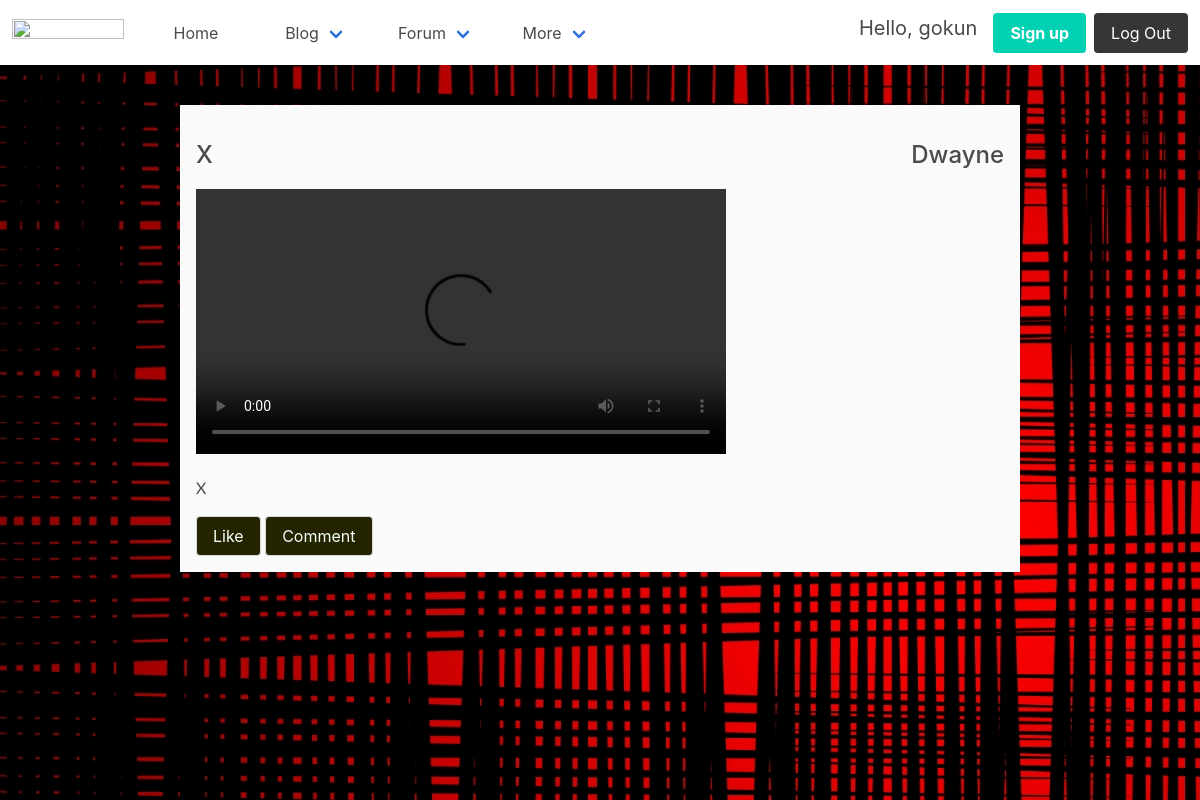
Screenshot of /forum/list/ (signed in) with the database file from the repository.
### accounts/models.py (models this page shows)
class UserModel(AbstractUser):
    profile_image = models.ImageField(upload_to='profile_pics', default='1.png', blank=True)
    about_me = models.TextField(max_length=500, blank=True)
    class Meta:
        ordering = ['-id']
    def __str__(self):
        return str(self.username)

### forum/models.py (models this page shows, shortened)
class ForumThread(models.Model):
    owner = models.ForeignKey(settings.AUTH_USER_MODEL, on_delete=models.CASCADE)
    title = models.CharField(max_length=200)
    content = models.CharField(max_length=500)
    thread_video = models.FileField(upload_to='forum_videos')
    slug = models.CharField(max_length=200, editable=False, blank=True)

### forum/views.py (the view)
# urls.py: path('list/', views.ThreadList.as_view(), name='list-thread'),
class ThreadList(ListView):
    model = ForumThread
    template_name = 'forum/list_thread.html'

### templates/forum/list_thread.html (shortened to what this page needs)
{% extends 'layout.html' %}
{% load widget_tweaks %}
{% load static %}
{% block custom_styles %}
    <link rel="stylesheet" href={% static 'accounts/css/styles.css' %}>
{% endblock %}
{% block content %}
    <div class="thread-list">
    {% for each_thread in object_list %}
        <div class="single-thread">
            <div class="thread-header">
                <p>{{ each_thread.content }}</p>
                <p>{{ each_thread.owner }}</p>
            </div>
            <div class="thread-body">
                <video width="530" height="440" controls autoplay>
                    <source src={{ each_thread.thread_video.url }} type="video/mp4"> </source>
                 </video>
            </div>
            <div class="thread-footer">
                <p>{{ each_thread.content }}</p>
                <div class="button-container">
                    <button class="button">Like</button>
                    <button class="button">Comment</button>
                </div>
            </div>
        </div>
    {% endfor %}
    </div>
{% endblock %}

### templates/layout.html (shortened to what this page needs)
{% load static %}
<!DOCTYPE html>
<html lang="en">
<head>
    <link rel="stylesheet" href={% static 'css/bulma.min.css' %}>
    <link rel="stylesheet" href="https://stackpath.bootstrapcdn.com/font-awesome/4.7.0/css/font-awesome.min.css">
    <link rel="stylesheet" href={% static 'css/main.css' %}>
    {% block custom_styles %}
    {% endblock %}
</head>
<body>
<div class="main-container">
<nav class="navbar" role="navigation" aria-label="main navigation">
  <div class="navbar-brand">
    <a class="navbar-item" href="https://bulma.io">
      <img src="https://bulma.io/images/bulma-logo.png" width="112" height="28">
    </a>
  </div>
  <div id="navbarBasicExample" class="navbar-menu">
    <div class="navbar-start">
      <a class="navbar-item" href={% url 'accounts:dashboard' %}>
        Home
      <div class="navbar-item has-dropdown is-hoverable">
        <a class="navbar-link">
          Blog
        </a>
      </div>
      <div class="navbar-item has-dropdown is-hoverable">
        <a class="navbar-link">
          Forum
        </a>
      </div>
      <div class="navbar-item has-dropdown is-hoverable">
        <a class="navbar-link">
          More
        </a>
      </div>
    </div>
    <div class="navbar-end">
      <div class="navbar-item">
        <div class="buttons">
          {% if request.user.is_authenticated %}
            <p class="subtitle">Hello, {{ request.user }}</p>
          {% endif %}
          <a class="button is-primary" href={% url 'accounts:register' %}>
            <strong>Sign up</strong>
          {% if request.user.is_authenticated %}
              <a class="button is-dark" href={% url 'accounts:logout' %}>
                Log Out
              </a>
          {% else %}
              <a class="button is-light" href={% url 'accounts:login' %}>
                Log In
              </a>
          {% endif %}
        </div>
      </div>
    </div>
  </div>
</nav>
    <div class="body-container">
        {% block content %}
        {% endblock %}
    </div>
</div>
</body>
</html>

### static/css/main.css (style rules this page uses)
.main-container { background: url("../images/back.jpg"); min-height: 100vh; width: 100%; padding-bottom: 1rem; }
.navbar-item { min-width: 120px; display: flex; align-items: center; justify-content: center; }
.navbar .navbar-item .buttons .subtitle { margin-top: 0.5rem; margin-right: 1rem; }
.thread-list { width: 70%; margin: auto; }
.thread-list .single-thread { background-color: #fafafa; margin: 2.5rem auto; padding: 1rem; }
.thread-list .single-thread .thread-header { display: flex; justify-content: space-between; font: "Nunito", sans-serif, sans-serif; font-size: 1.5rem; margin: 1rem auto; font-weight: 500; }
.thread-list .single-thread .thread-body { width: 100%; margin: auto; }
.thread-list .single-thread .thread-footer p { margin: 1rem auto; font-size: 1rem; font-family: "Lato", sans-serif, sans-serif; }
.thread-list .single-thread .thread-footer button { background-color: #242400; color: mintcream; }

### rows the page displays
UserModel: user "gokun"
ForumThread: content "X", owner "Dwayne"
